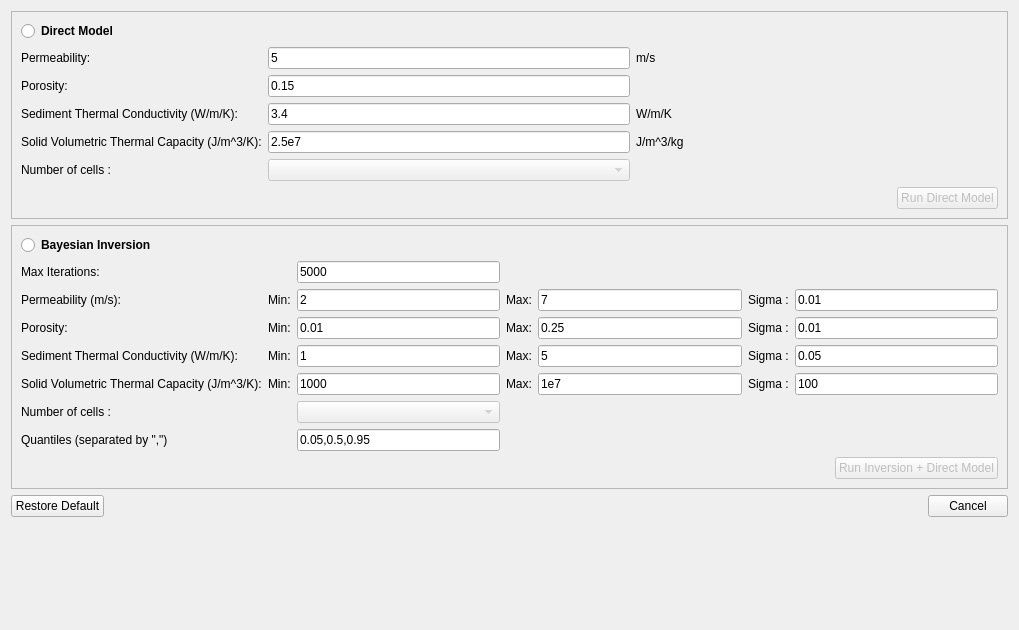
<?xml version="1.0" encoding="UTF-8"?>
<ui version="4.0">
 <class>dialogCompute</class>
 <widget class="QDialog" name="dialogCompute">
  <property name="geometry">
   <rect>
    <x>0</x>
    <y>0</y>
    <width>1019</width>
    <height>630</height>
   </rect>
  </property>
  <property name="minimumSize">
   <size>
    <width>0</width>
    <height>630</height>
   </size>
  </property>
  <property name="maximumSize">
   <size>
    <width>16777215</width>
    <height>630</height>
   </size>
  </property>
  <property name="windowTitle">
   <string>Compute</string>
  </property>
  <layout class="QVBoxLayout" name="verticalLayout">
   <item>
    <widget class="QFrame" name="frameDirect">
     <property name="frameShape">
      <enum>QFrame::StyledPanel</enum>
     </property>
     <property name="frameShadow">
      <enum>QFrame::Raised</enum>
     </property>
     <layout class="QVBoxLayout" name="verticalLayout_2">
      <item>
       <widget class="QRadioButton" name="radioButtonDirect">
        <property name="font">
         <font>
          <weight>75</weight>
          <bold>true</bold>
         </font>
        </property>
        <property name="text">
         <string>Direct Model</string>
        </property>
       </widget>
      </item>
      <item>
       <layout class="QGridLayout" name="DirectModelLayout">
        <item row="2" column="1">
         <widget class="QLineEdit" name="lineEditThermalConductivityDirect">
          <property name="minimumSize">
           <size>
            <width>0</width>
            <height>21</height>
           </size>
          </property>
          <property name="text">
           <string>3.4</string>
          </property>
          <property name="readOnly">
           <bool>true</bool>
          </property>
         </widget>
        </item>
        <item row="0" column="1">
         <layout class="QHBoxLayout" name="horizontalLayout_3" stretch="1">
          <item>
           <widget class="QLineEdit" name="lineEditKDirect">
            <property name="minimumSize">
             <size>
              <width>0</width>
              <height>21</height>
             </size>
            </property>
            <property name="text">
             <string>5</string>
            </property>
            <property name="readOnly">
             <bool>true</bool>
            </property>
           </widget>
          </item>
         </layout>
        </item>
        <item row="1" column="1">
         <widget class="QLineEdit" name="lineEditPorosityDirect">
          <property name="minimumSize">
           <size>
            <width>0</width>
            <height>21</height>
           </size>
          </property>
          <property name="text">
           <string>0.15</string>
          </property>
          <property name="readOnly">
           <bool>true</bool>
          </property>
         </widget>
        </item>
        <item row="2" column="0">
         <widget class="QLabel" name="label_4">
          <property name="text">
           <string>Sediment Thermal Conductivity (W/m/K):</string>
          </property>
         </widget>
        </item>
        <item row="3" column="0">
         <widget class="QLabel" name="label_5">
          <property name="text">
           <string>Solid Volumetric Thermal Capacity (J/m^3/K):</string>
          </property>
         </widget>
        </item>
        <item row="1" column="0">
         <widget class="QLabel" name="label_3">
          <property name="text">
           <string>Porosity:</string>
          </property>
         </widget>
        </item>
        <item row="4" column="1">
         <widget class="QComboBox" name="comboBoxNCellsDirect">
          <property name="enabled">
           <bool>false</bool>
          </property>
          <property name="minimumSize">
           <size>
            <width>0</width>
            <height>21</height>
           </size>
          </property>
         </widget>
        </item>
        <item row="3" column="2">
         <widget class="QLabel" name="label_10">
          <property name="text">
           <string>J/m^3/kg</string>
          </property>
         </widget>
        </item>
        <item row="4" column="0">
         <widget class="QLabel" name="label_8">
          <property name="text">
           <string>Number of cells :</string>
          </property>
         </widget>
        </item>
        <item row="0" column="0">
         <widget class="QLabel" name="labelMoinsLog10KDirect">
          <property name="toolTip">
           <string extracomment="Please enter minus log10K"/>
          </property>
          <property name="text">
           <string>Permeability:</string>
          </property>
         </widget>
        </item>
        <item row="3" column="1">
         <widget class="QLineEdit" name="lineEditThermalCapacityDirect">
          <property name="minimumSize">
           <size>
            <width>0</width>
            <height>21</height>
           </size>
          </property>
          <property name="text">
           <string>2.5e7</string>
          </property>
          <property name="readOnly">
           <bool>true</bool>
          </property>
         </widget>
        </item>
        <item row="2" column="2">
         <widget class="QLabel" name="label_7">
          <property name="text">
           <string>W/m/K</string>
          </property>
         </widget>
        </item>
        <item row="1" column="2">
         <spacer name="horizontalSpacer_5">
          <property name="orientation">
           <enum>Qt::Horizontal</enum>
          </property>
          <property name="sizeHint" stdset="0">
           <size>
            <width>40</width>
            <height>20</height>
           </size>
          </property>
         </spacer>
        </item>
        <item row="4" column="2">
         <spacer name="horizontalSpacer_6">
          <property name="orientation">
           <enum>Qt::Horizontal</enum>
          </property>
          <property name="sizeHint" stdset="0">
           <size>
            <width>40</width>
            <height>20</height>
           </size>
          </property>
         </spacer>
        </item>
        <item row="0" column="2">
         <widget class="QLabel" name="label_11">
          <property name="text">
           <string>m/s</string>
          </property>
         </widget>
        </item>
       </layout>
      </item>
      <item>
       <layout class="QHBoxLayout" name="horizontalLayout_4">
        <item>
         <spacer name="horizontalSpacer">
          <property name="orientation">
           <enum>Qt::Horizontal</enum>
          </property>
          <property name="sizeHint" stdset="0">
           <size>
            <width>40</width>
            <height>20</height>
           </size>
          </property>
         </spacer>
        </item>
        <item>
         <widget class="QPushButton" name="pushButtonDirect">
          <property name="enabled">
           <bool>false</bool>
          </property>
          <property name="text">
           <string>Run Direct Model</string>
          </property>
         </widget>
        </item>
       </layout>
      </item>
     </layout>
    </widget>
   </item>
   <item>
    <widget class="QFrame" name="frame_2">
     <property name="frameShape">
      <enum>QFrame::StyledPanel</enum>
     </property>
     <property name="frameShadow">
      <enum>QFrame::Raised</enum>
     </property>
     <layout class="QVBoxLayout" name="verticalLayout_3">
      <item>
       <widget class="QRadioButton" name="radioButtonMCMC">
        <property name="font">
         <font>
          <weight>75</weight>
          <bold>true</bold>
         </font>
        </property>
        <property name="text">
         <string>Bayesian Inversion</string>
        </property>
       </widget>
      </item>
      <item>
       <layout class="QGridLayout" name="MCMCLayout">
        <item row="2" column="2">
         <widget class="QLineEdit" name="lineEditPorosityMin">
          <property name="minimumSize">
           <size>
            <width>100</width>
            <height>0</height>
           </size>
          </property>
          <property name="text">
           <string>0.01</string>
          </property>
          <property name="readOnly">
           <bool>true</bool>
          </property>
         </widget>
        </item>
        <item row="1" column="5">
         <widget class="QLabel" name="labelsigmaK">
          <property name="text">
           <string>Sigma :</string>
          </property>
         </widget>
        </item>
        <item row="4" column="3">
         <widget class="QLabel" name="label_28">
          <property name="text">
           <string>Max:</string>
          </property>
         </widget>
        </item>
        <item row="1" column="0">
         <widget class="QLabel" name="labelMoinsLog10KMCMC">
          <property name="text">
           <string>Permeability (m/s):</string>
          </property>
         </widget>
        </item>
        <item row="4" column="4">
         <widget class="QLineEdit" name="lineEditThermalCapacityMax">
          <property name="minimumSize">
           <size>
            <width>100</width>
            <height>0</height>
           </size>
          </property>
          <property name="text">
           <string>1e7</string>
          </property>
          <property name="readOnly">
           <bool>true</bool>
          </property>
         </widget>
        </item>
        <item row="4" column="1">
         <widget class="QLabel" name="label_19">
          <property name="text">
           <string>Min:</string>
          </property>
         </widget>
        </item>
        <item row="4" column="5">
         <widget class="QLabel" name="label_34">
          <property name="text">
           <string>Sigma :</string>
          </property>
         </widget>
        </item>
        <item row="1" column="3">
         <widget class="QLabel" name="label_24">
          <property name="text">
           <string>Max:</string>
          </property>
         </widget>
        </item>
        <item row="1" column="1">
         <widget class="QLabel" name="label_23">
          <property name="text">
           <string>Min:</string>
          </property>
         </widget>
        </item>
        <item row="5" column="2">
         <widget class="QComboBox" name="comboBoxNCellsMCMC">
          <property name="enabled">
           <bool>false</bool>
          </property>
         </widget>
        </item>
        <item row="1" column="6">
         <widget class="QLineEdit" name="lineEditMoinsLog10KSigma">
          <property name="minimumSize">
           <size>
            <width>100</width>
            <height>0</height>
           </size>
          </property>
          <property name="text">
           <string>0.01</string>
          </property>
          <property name="readOnly">
           <bool>true</bool>
          </property>
         </widget>
        </item>
        <item row="5" column="0">
         <widget class="QLabel" name="label_18">
          <property name="text">
           <string>Number of cells :</string>
          </property>
         </widget>
        </item>
        <item row="3" column="6">
         <widget class="QLineEdit" name="lineEditThermalConductivitySigma">
          <property name="minimumSize">
           <size>
            <width>100</width>
            <height>0</height>
           </size>
          </property>
          <property name="text">
           <string>0.05</string>
          </property>
          <property name="readOnly">
           <bool>true</bool>
          </property>
         </widget>
        </item>
        <item row="2" column="5">
         <widget class="QLabel" name="label_32">
          <property name="text">
           <string>Sigma :</string>
          </property>
         </widget>
        </item>
        <item row="4" column="0">
         <widget class="QLabel" name="label_16">
          <property name="text">
           <string>Solid Volumetric Thermal Capacity (J/m^3/K):</string>
          </property>
         </widget>
        </item>
        <item row="2" column="1">
         <widget class="QLabel" name="label_22">
          <property name="text">
           <string>Min:</string>
          </property>
         </widget>
        </item>
        <item row="2" column="4">
         <widget class="QLineEdit" name="lineEditPorosityMax">
          <property name="minimumSize">
           <size>
            <width>100</width>
            <height>0</height>
           </size>
          </property>
          <property name="text">
           <string>0.25</string>
          </property>
          <property name="readOnly">
           <bool>true</bool>
          </property>
         </widget>
        </item>
        <item row="3" column="0">
         <widget class="QLabel" name="label_15">
          <property name="text">
           <string>Sediment Thermal Conductivity (W/m/K):</string>
          </property>
         </widget>
        </item>
        <item row="2" column="3">
         <widget class="QLabel" name="label_26">
          <property name="text">
           <string>Max:</string>
          </property>
         </widget>
        </item>
        <item row="2" column="0">
         <widget class="QLabel" name="label_14">
          <property name="text">
           <string>Porosity:</string>
          </property>
         </widget>
        </item>
        <item row="3" column="3">
         <widget class="QLabel" name="label_25">
          <property name="text">
           <string>Max:</string>
          </property>
         </widget>
        </item>
        <item row="6" column="0">
         <widget class="QLabel" name="label">
          <property name="text">
           <string>Quantiles (separated by &quot;,&quot;)</string>
          </property>
         </widget>
        </item>
        <item row="3" column="2">
         <widget class="QLineEdit" name="lineEditThermalConductivityMin">
          <property name="minimumSize">
           <size>
            <width>100</width>
            <height>0</height>
           </size>
          </property>
          <property name="text">
           <string>1</string>
          </property>
          <property name="readOnly">
           <bool>true</bool>
          </property>
         </widget>
        </item>
        <item row="0" column="2">
         <widget class="QLineEdit" name="lineEditMaxIterMCMC">
          <property name="text">
           <string>5000</string>
          </property>
         </widget>
        </item>
        <item row="3" column="4">
         <widget class="QLineEdit" name="lineEditThermalConductivityMax">
          <property name="minimumSize">
           <size>
            <width>100</width>
            <height>0</height>
           </size>
          </property>
          <property name="text">
           <string>5</string>
          </property>
          <property name="readOnly">
           <bool>true</bool>
          </property>
         </widget>
        </item>
        <item row="4" column="6">
         <widget class="QLineEdit" name="lineEditThermalCapacitySigma">
          <property name="minimumSize">
           <size>
            <width>100</width>
            <height>0</height>
           </size>
          </property>
          <property name="text">
           <string>100</string>
          </property>
          <property name="readOnly">
           <bool>true</bool>
          </property>
         </widget>
        </item>
        <item row="3" column="1">
         <widget class="QLabel" name="label_12">
          <property name="text">
           <string>Min:</string>
          </property>
         </widget>
        </item>
        <item row="2" column="6">
         <widget class="QLineEdit" name="lineEditPorositySigma">
          <property name="minimumSize">
           <size>
            <width>100</width>
            <height>0</height>
           </size>
          </property>
          <property name="text">
           <string>0.01</string>
          </property>
          <property name="readOnly">
           <bool>true</bool>
          </property>
         </widget>
        </item>
        <item row="6" column="2">
         <widget class="QLineEdit" name="lineEditQuantiles">
          <property name="text">
           <string>0.05,0.5,0.95</string>
          </property>
         </widget>
        </item>
        <item row="3" column="5">
         <widget class="QLabel" name="label_33">
          <property name="text">
           <string>Sigma :</string>
          </property>
         </widget>
        </item>
        <item row="4" column="2">
         <widget class="QLineEdit" name="lineEditThermalCapacityMin">
          <property name="minimumSize">
           <size>
            <width>100</width>
            <height>0</height>
           </size>
          </property>
          <property name="text">
           <string>1000</string>
          </property>
          <property name="readOnly">
           <bool>true</bool>
          </property>
         </widget>
        </item>
        <item row="1" column="2">
         <layout class="QHBoxLayout" name="horizontalLayout_6">
          <item>
           <widget class="QLineEdit" name="lineEditKMin">
            <property name="text">
             <string>2</string>
            </property>
            <property name="readOnly">
             <bool>true</bool>
            </property>
           </widget>
          </item>
         </layout>
        </item>
        <item row="0" column="0">
         <widget class="QLabel" name="label_2">
          <property name="text">
           <string>Max Iterations:</string>
          </property>
         </widget>
        </item>
        <item row="1" column="4">
         <layout class="QHBoxLayout" name="horizontalLayout_7">
          <item>
           <widget class="QLineEdit" name="lineEditKMax">
            <property name="text">
             <string>7</string>
            </property>
            <property name="readOnly">
             <bool>true</bool>
            </property>
           </widget>
          </item>
         </layout>
        </item>
       </layout>
      </item>
      <item>
       <layout class="QHBoxLayout" name="horizontalLayout_2">
        <item>
         <spacer name="horizontalSpacer_2">
          <property name="orientation">
           <enum>Qt::Horizontal</enum>
          </property>
          <property name="sizeHint" stdset="0">
           <size>
            <width>40</width>
            <height>20</height>
           </size>
          </property>
         </spacer>
        </item>
        <item>
         <widget class="QPushButton" name="pushButtonMCMC">
          <property name="enabled">
           <bool>false</bool>
          </property>
          <property name="text">
           <string>Run Inversion + Direct Model</string>
          </property>
         </widget>
        </item>
       </layout>
      </item>
     </layout>
    </widget>
   </item>
   <item>
    <layout class="QHBoxLayout" name="horizontalLayout_5">
     <item>
      <widget class="QPushButton" name="pushButtonRestoreDefault">
       <property name="text">
        <string>Restore Default</string>
       </property>
      </widget>
     </item>
     <item>
      <spacer name="horizontalSpacer_3">
       <property name="orientation">
        <enum>Qt::Horizontal</enum>
       </property>
       <property name="sizeHint" stdset="0">
        <size>
         <width>40</width>
         <height>20</height>
        </size>
       </property>
      </spacer>
     </item>
     <item>
      <widget class="QDialogButtonBox" name="buttonBox">
       <property name="standardButtons">
        <set>QDialogButtonBox::Cancel</set>
       </property>
      </widget>
     </item>
    </layout>
   </item>
   <item>
    <spacer name="verticalSpacer">
     <property name="orientation">
      <enum>Qt::Vertical</enum>
     </property>
     <property name="sizeHint" stdset="0">
      <size>
       <width>20</width>
       <height>40</height>
      </size>
     </property>
    </spacer>
   </item>
  </layout>
 </widget>
 <resources/>
 <connections>
  <connection>
   <sender>buttonBox</sender>
   <signal>rejected()</signal>
   <receiver>dialogCompute</receiver>
   <slot>reject()</slot>
   <hints>
    <hint type="sourcelabel">
     <x>624</x>
     <y>586</y>
    </hint>
    <hint type="destinationlabel">
     <x>395</x>
     <y>314</y>
    </hint>
   </hints>
  </connection>
  <connection>
   <sender>pushButtonMCMC</sender>
   <signal>clicked()</signal>
   <receiver>dialogCompute</receiver>
   <slot>accept()</slot>
   <hints>
    <hint type="sourcelabel">
     <x>898</x>
     <y>514</y>
    </hint>
    <hint type="destinationlabel">
     <x>509</x>
     <y>314</y>
    </hint>
   </hints>
  </connection>
  <connection>
   <sender>pushButtonDirect</sender>
   <signal>clicked()</signal>
   <receiver>dialogCompute</receiver>
   <slot>accept()</slot>
   <hints>
    <hint type="sourcelabel">
     <x>933</x>
     <y>227</y>
    </hint>
    <hint type="destinationlabel">
     <x>509</x>
     <y>314</y>
    </hint>
   </hints>
  </connection>
 </connections>
</ui>
